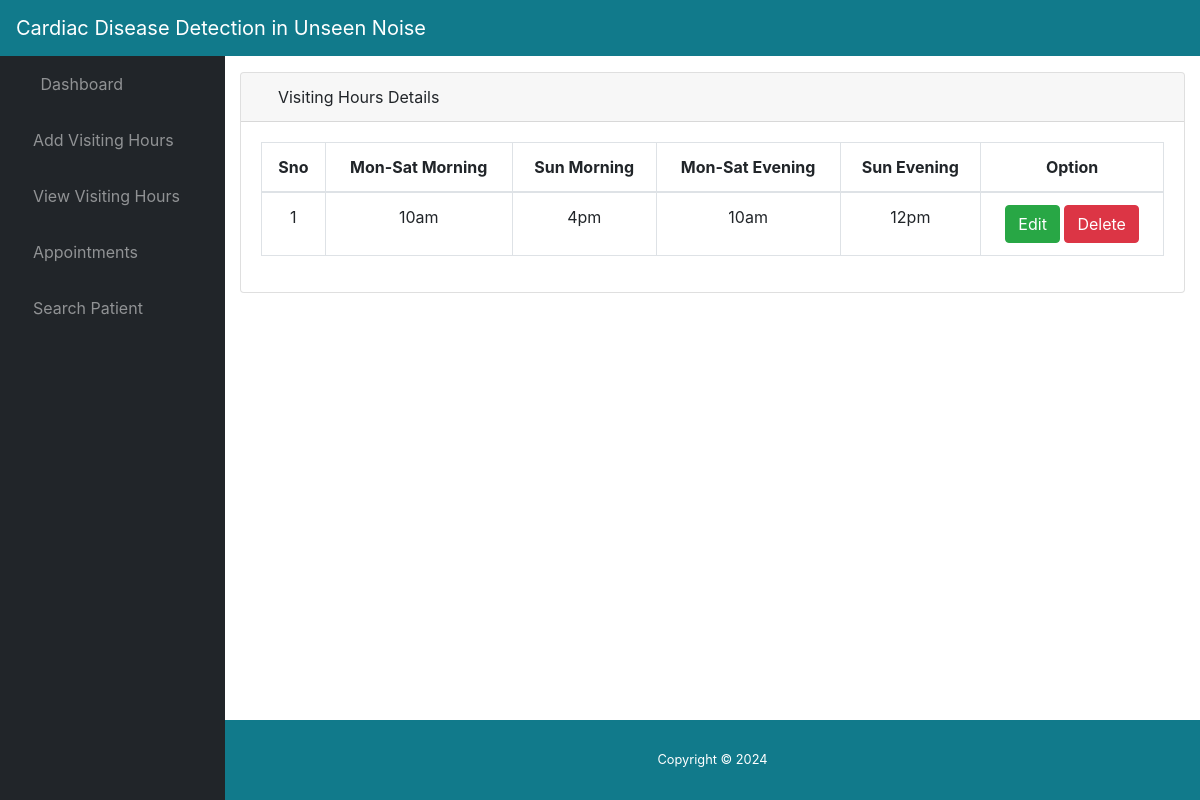
Page /view_visiting_hours/ (signed in) on the committed database.
### app/models.py (models this page shows, shortened)
class Visiting_Detail(models.Model):
	hospital_id =  models.ForeignKey(Doctor_Register, on_delete=models.CASCADE)
	visiting_hour_weekdays = models.CharField(max_length=30)
	visiting_hour_weekend = models.CharField(max_length=30)
	visiting_hour_online_weekdays = models.CharField(max_length=30)
	visiting_hour_online_weekend = models.CharField(max_length=30)

### app/views.py (the view)
# urls.py: path('view_visiting_hours/',views.view_visiting_hours,name='view_visiting_hours'),
def view_visiting_hours(request):
	if request.session.has_key('username'):
		hospital_id = request.session['doc_id']
		visiting_hours = Visiting_Detail.objects.filter(hospital_id=hospital_id)
		return render(request,'view_visiting_hours.html',{'visiting_hours':visiting_hours})
	else:
		return render(request,'doctor_login.html',{})

### app/templates/view_visiting_hours.html
{% include 'header.html' %}
<div class="card mb-3">
          <div class="card-header">
            <i class="fas fa-table"></i>
            Visiting Hours Details</div>
          <div class="card-body">
            <div class="table-responsive">
              <table class="table table-bordered" id="dataTable" width="100%" cellspacing="0">
                <thead>
                  <tr>
                    <th>Sno</th>
                    <th> Mon-Sat Morning</th>
                    <th>Sun Morning</th>
                    <th>Mon-Sat Evening</th>
                    <th>Sun Evening</th>
                    <th>Option</th>
                  </tr>
                </thead>
                <tbody>
                  {% for i in visiting_hours %}
                    <tr>
                      <td>{{forloop.counter}}</td>
                      <td>{{i.visiting_hour_weekdays}}</td>
                      <td>{{i.visiting_hour_weekend}}</td>
                      <td>{{i.visiting_hour_online_weekdays}}</td>
                      <td>{{i.visiting_hour_online_weekend}}</td>
                      <td><a href="{% url 'edit_visiting' pk=i.id %}" class="btn btn-success btn-xs">Edit</a> <a href="{% url 'delete_visiting' pk=i.id %}" class="btn btn-danger btn-xs" onclick="return confirm('Are You Sure Want Delete?')">Delete</a></td>
                    </tr>
                  {% endfor %}
                </tbody>
              </table>
            </div>
          </div>
</div>
{% include 'footer.html' %}

### app/templates/header.html (style rules this page uses)
tr { text-align: center !important; }

### rows in the picture
Visiting_Detail: visiting_hour_weekdays "10am", visiting_hour_weekend "4pm", visiting_hour_online_weekdays "10am", visiting_hour_online_weekend "12pm"
